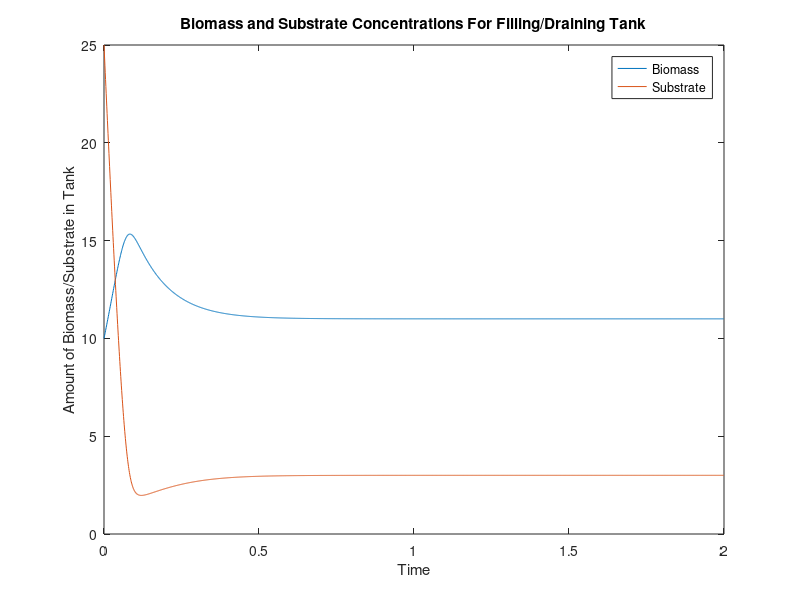

This figure's MATLAB source:
%% Heun's Method, Biomass and Substrate Concetration in Bulk Liquid 

clear; clc
% Inputs
xo=10; %initial biomass concentration in bulk liquid
So=25; %initial substrate concentration in bulk liquid
V=.1; %[tank volume,m^3]
Qdot=1; %[flow rate in/out, m^3]
Sin=25; %Inflow of substrates to tank, [g/m^3]
mmax=20; %max specific growth rate
Km=3; %Monod half-saturation coefficient(growth transitions from sat. to linear)
Yxs=0.5; %ratio of substrate consumed to biomass produced

%Time Constraints
tFin=2; %[s]
dt=1e-3; %Interval
N=tFin/dt; %Number of steps

%S = @(x) Sin-(V/Qdot)*x+(V^2/Qdot); %Substrate concentration wrt biomass
%x = @(S) (Qdot*Sin/V)-(S*Qdot/V)+V; %Biomass wrt substrate concetration
%m = @(x,S) ((mmax*S)/(Km+S)); %Monod Growth Kinetics

dsdt = @(x,t,S) -((((mmax*S)/(Km+S))*x)/Yxs)+((Qdot*Sin)/V)-((Qdot*S)/V); %Substrate Concentration Change wrt time
dxdt = @(x,t,S) (((mmax*S)/(Km+S))-(Qdot/V))*x; %Biomass Concentration Change wrt time


%Preallocation
t = zeros(1,N); %Time
x = zeros(1,N); %Biomass Concentration in bulk liquid
S = zeros(1,N); %Substrate in bulk liquid

%Initial Conditions
t(1)=0;
x(1)=xo;
S(1)=So;

for i = 1:N-1

    t(i+1) = t(i) + dt;
    
    xstar = x(i) + dt*dxdt(x(i),t(i),S(i));
    Sstar = S(i) + dt*dsdt(x(i),t(i),S(i));
    
    x(i+1) = x(i) + dt/2*(dxdt(x(i),t(i),S(i))+dxdt(xstar,t(i+1),Sstar));
    S(i+1) = S(i) + dt/2*(dsdt(x(i),t(i),S(i))+dsdt(xstar,t(i+1),Sstar)); 
    
 
end


%% plot
figure(1); clf(1)
plot(t,x)
hold on
plot(t,S)
title('Biomass and Substrate Concentrations For Filling/Draining Tank')
xlabel('Time')
ylabel('Amount of Biomass/Substrate in Tank')
legend('Biomass','Substrate')

